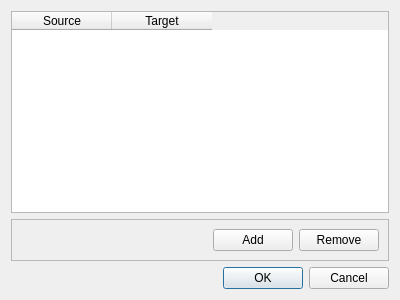
<?xml version="1.0" encoding="UTF-8"?>
<ui version="4.0">
 <class>OuterBindongsDialog</class>
 <widget class="QDialog" name="OuterBindongsDialog">
  <property name="geometry">
   <rect>
    <x>0</x>
    <y>0</y>
    <width>400</width>
    <height>300</height>
   </rect>
  </property>
  <property name="windowTitle">
   <string>Outer Bindings</string>
  </property>
  <layout class="QVBoxLayout" name="verticalLayout">
   <item>
    <widget class="QTableWidget" name="tableWidget">
     <property name="rowCount">
      <number>0</number>
     </property>
     <property name="columnCount">
      <number>2</number>
     </property>
     <column>
      <property name="text">
       <string>Source</string>
      </property>
     </column>
     <column>
      <property name="text">
       <string>Target</string>
      </property>
     </column>
    </widget>
   </item>
   <item>
    <widget class="QFrame" name="controlFrame">
     <property name="frameShape">
      <enum>QFrame::StyledPanel</enum>
     </property>
     <property name="frameShadow">
      <enum>QFrame::Raised</enum>
     </property>
     <layout class="QHBoxLayout" name="horizontalLayout">
      <item>
       <spacer name="horizontalSpacer">
        <property name="orientation">
         <enum>Qt::Horizontal</enum>
        </property>
        <property name="sizeHint" stdset="0">
         <size>
          <width>40</width>
          <height>20</height>
         </size>
        </property>
       </spacer>
      </item>
      <item>
       <widget class="QPushButton" name="addButton">
        <property name="text">
         <string>Add</string>
        </property>
       </widget>
      </item>
      <item>
       <widget class="QPushButton" name="removeButton">
        <property name="text">
         <string>Remove</string>
        </property>
       </widget>
      </item>
     </layout>
    </widget>
   </item>
   <item>
    <widget class="QDialogButtonBox" name="buttonBox">
     <property name="orientation">
      <enum>Qt::Horizontal</enum>
     </property>
     <property name="standardButtons">
      <set>QDialogButtonBox::Cancel|QDialogButtonBox::Ok</set>
     </property>
    </widget>
   </item>
  </layout>
 </widget>
 <resources/>
 <connections>
  <connection>
   <sender>buttonBox</sender>
   <signal>accepted()</signal>
   <receiver>OuterBindongsDialog</receiver>
   <slot>accept()</slot>
   <hints>
    <hint type="sourcelabel">
     <x>248</x>
     <y>254</y>
    </hint>
    <hint type="destinationlabel">
     <x>157</x>
     <y>274</y>
    </hint>
   </hints>
  </connection>
  <connection>
   <sender>buttonBox</sender>
   <signal>rejected()</signal>
   <receiver>OuterBindongsDialog</receiver>
   <slot>reject()</slot>
   <hints>
    <hint type="sourcelabel">
     <x>316</x>
     <y>260</y>
    </hint>
    <hint type="destinationlabel">
     <x>286</x>
     <y>274</y>
    </hint>
   </hints>
  </connection>
 </connections>
</ui>
